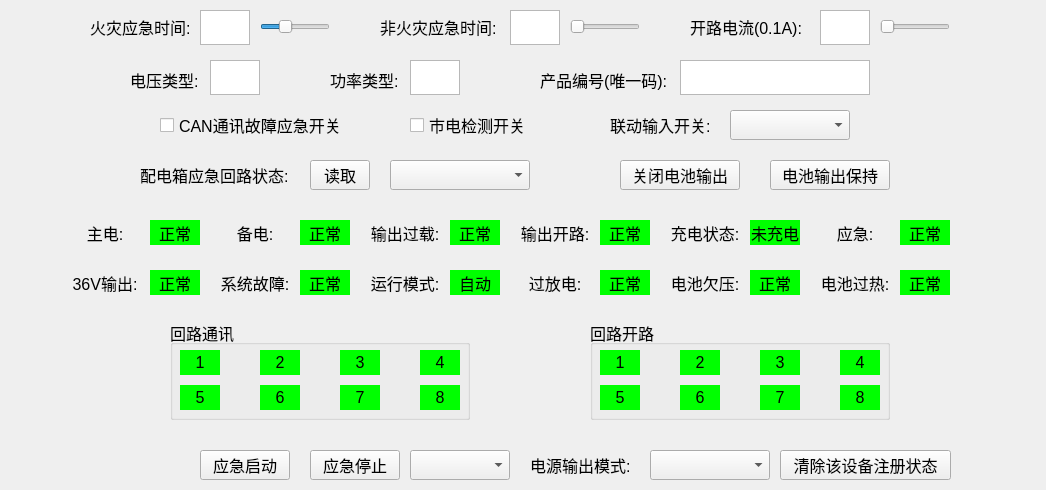
<?xml version="1.0" encoding="UTF-8"?>
<ui version="4.0">
 <class>CProgramdistributionView</class>
 <widget class="QWidget" name="CProgramdistributionView">
  <property name="geometry">
   <rect>
    <x>0</x>
    <y>0</y>
    <width>1046</width>
    <height>490</height>
   </rect>
  </property>
  <property name="maximumSize">
   <size>
    <width>1046</width>
    <height>626</height>
   </size>
  </property>
  <property name="font">
   <font>
    <pointsize>12</pointsize>
   </font>
  </property>
  <property name="contextMenuPolicy">
   <enum>Qt::DefaultContextMenu</enum>
  </property>
  <property name="windowTitle">
   <string notr="true">Form</string>
  </property>
  <property name="layoutDirection">
   <enum>Qt::LeftToRight</enum>
  </property>
  <widget class="QLabel" name="label_opencurrent">
   <property name="geometry">
    <rect>
     <x>690</x>
     <y>12</y>
     <width>120</width>
     <height>30</height>
    </rect>
   </property>
   <property name="font">
    <font>
     <pointsize>12</pointsize>
    </font>
   </property>
   <property name="text">
    <string>开路电流(0.1A):</string>
   </property>
  </widget>
  <widget class="QSlider" name="m_opencurrent_slider">
   <property name="geometry">
    <rect>
     <x>880</x>
     <y>12</y>
     <width>70</width>
     <height>30</height>
    </rect>
   </property>
   <property name="maximumSize">
    <size>
     <width>70</width>
     <height>30</height>
    </size>
   </property>
   <property name="font">
    <font>
     <pointsize>12</pointsize>
    </font>
   </property>
   <property name="maximum">
    <number>10</number>
   </property>
   <property name="orientation">
    <enum>Qt::Horizontal</enum>
   </property>
  </widget>
  <widget class="QSlider" name="m_firetime_slider">
   <property name="geometry">
    <rect>
     <x>260</x>
     <y>12</y>
     <width>70</width>
     <height>30</height>
    </rect>
   </property>
   <property name="maximumSize">
    <size>
     <width>70</width>
     <height>30</height>
    </size>
   </property>
   <property name="font">
    <font>
     <pointsize>12</pointsize>
    </font>
   </property>
   <property name="minimum">
    <number>30</number>
   </property>
   <property name="maximum">
    <number>240</number>
   </property>
   <property name="value">
    <number>100</number>
   </property>
   <property name="orientation">
    <enum>Qt::Horizontal</enum>
   </property>
  </widget>
  <widget class="QTextEdit" name="m_firetime">
   <property name="geometry">
    <rect>
     <x>200</x>
     <y>10</y>
     <width>50</width>
     <height>35</height>
    </rect>
   </property>
   <property name="minimumSize">
    <size>
     <width>50</width>
     <height>35</height>
    </size>
   </property>
   <property name="maximumSize">
    <size>
     <width>50</width>
     <height>35</height>
    </size>
   </property>
   <property name="font">
    <font>
     <pointsize>12</pointsize>
    </font>
   </property>
   <property name="readOnly">
    <bool>true</bool>
   </property>
  </widget>
  <widget class="QLabel" name="label_firetime">
   <property name="geometry">
    <rect>
     <x>90</x>
     <y>12</y>
     <width>100</width>
     <height>30</height>
    </rect>
   </property>
   <property name="font">
    <font>
     <pointsize>12</pointsize>
    </font>
   </property>
   <property name="text">
    <string>火灾应急时间:</string>
   </property>
  </widget>
  <widget class="QSlider" name="m_unfiretime_slider">
   <property name="geometry">
    <rect>
     <x>570</x>
     <y>12</y>
     <width>70</width>
     <height>30</height>
    </rect>
   </property>
   <property name="maximumSize">
    <size>
     <width>70</width>
     <height>30</height>
    </size>
   </property>
   <property name="font">
    <font>
     <pointsize>12</pointsize>
    </font>
   </property>
   <property name="minimum">
    <number>30</number>
   </property>
   <property name="maximum">
    <number>240</number>
   </property>
   <property name="orientation">
    <enum>Qt::Horizontal</enum>
   </property>
  </widget>
  <widget class="QLabel" name="label_unfiretime">
   <property name="geometry">
    <rect>
     <x>380</x>
     <y>12</y>
     <width>120</width>
     <height>30</height>
    </rect>
   </property>
   <property name="font">
    <font>
     <pointsize>12</pointsize>
    </font>
   </property>
   <property name="text">
    <string>非火灾应急时间:</string>
   </property>
  </widget>
  <widget class="QTextEdit" name="m_unfiretime">
   <property name="geometry">
    <rect>
     <x>510</x>
     <y>10</y>
     <width>50</width>
     <height>35</height>
    </rect>
   </property>
   <property name="minimumSize">
    <size>
     <width>50</width>
     <height>35</height>
    </size>
   </property>
   <property name="maximumSize">
    <size>
     <width>50</width>
     <height>35</height>
    </size>
   </property>
   <property name="font">
    <font>
     <pointsize>12</pointsize>
    </font>
   </property>
   <property name="readOnly">
    <bool>true</bool>
   </property>
  </widget>
  <widget class="QComboBox" name="comboBox_powermode">
   <property name="geometry">
    <rect>
     <x>650</x>
     <y>450</y>
     <width>120</width>
     <height>30</height>
    </rect>
   </property>
   <property name="font">
    <font>
     <pointsize>13</pointsize>
    </font>
   </property>
   <property name="currentIndex">
    <number>-1</number>
   </property>
  </widget>
  <widget class="QLabel" name="label_powerouttime">
   <property name="geometry">
    <rect>
     <x>530</x>
     <y>450</y>
     <width>110</width>
     <height>30</height>
    </rect>
   </property>
   <property name="font">
    <font>
     <pointsize>12</pointsize>
    </font>
   </property>
   <property name="text">
    <string>电源输出模式:</string>
   </property>
  </widget>
  <widget class="QCheckBox" name="light_detection">
   <property name="geometry">
    <rect>
     <x>410</x>
     <y>110</y>
     <width>130</width>
     <height>30</height>
    </rect>
   </property>
   <property name="font">
    <font>
     <pointsize>12</pointsize>
    </font>
   </property>
   <property name="text">
    <string>市电检测开关</string>
   </property>
  </widget>
  <widget class="QCheckBox" name="CAN_communication">
   <property name="geometry">
    <rect>
     <x>160</x>
     <y>110</y>
     <width>190</width>
     <height>30</height>
    </rect>
   </property>
   <property name="font">
    <font>
     <pointsize>12</pointsize>
    </font>
   </property>
   <property name="text">
    <string>CAN通讯故障应急开关</string>
   </property>
  </widget>
  <widget class="QTextEdit" name="m_opencurrent">
   <property name="geometry">
    <rect>
     <x>820</x>
     <y>10</y>
     <width>50</width>
     <height>35</height>
    </rect>
   </property>
   <property name="minimumSize">
    <size>
     <width>50</width>
     <height>35</height>
    </size>
   </property>
   <property name="maximumSize">
    <size>
     <width>50</width>
     <height>35</height>
    </size>
   </property>
   <property name="font">
    <font>
     <pointsize>12</pointsize>
    </font>
   </property>
   <property name="readOnly">
    <bool>true</bool>
   </property>
  </widget>
  <widget class="QLabel" name="label_mainpower">
   <property name="geometry">
    <rect>
     <x>70</x>
     <y>220</y>
     <width>70</width>
     <height>25</height>
    </rect>
   </property>
   <property name="font">
    <font>
     <pointsize>12</pointsize>
    </font>
   </property>
   <property name="text">
    <string>主电:</string>
   </property>
   <property name="alignment">
    <set>Qt::AlignCenter</set>
   </property>
  </widget>
  <widget class="QLabel" name="m_mainpower">
   <property name="geometry">
    <rect>
     <x>150</x>
     <y>220</y>
     <width>50</width>
     <height>25</height>
    </rect>
   </property>
   <property name="font">
    <font>
     <pointsize>12</pointsize>
    </font>
   </property>
   <property name="styleSheet">
    <string notr="true">background-color: rgb(0,255,0);</string>
   </property>
   <property name="text">
    <string>正常</string>
   </property>
   <property name="alignment">
    <set>Qt::AlignCenter</set>
   </property>
  </widget>
  <widget class="QLabel" name="m_backuppower">
   <property name="geometry">
    <rect>
     <x>300</x>
     <y>220</y>
     <width>50</width>
     <height>25</height>
    </rect>
   </property>
   <property name="font">
    <font>
     <pointsize>12</pointsize>
    </font>
   </property>
   <property name="styleSheet">
    <string notr="true">background-color: rgb(0,255,0);</string>
   </property>
   <property name="text">
    <string>正常</string>
   </property>
   <property name="alignment">
    <set>Qt::AlignCenter</set>
   </property>
  </widget>
  <widget class="QLabel" name="label_backuppower">
   <property name="geometry">
    <rect>
     <x>220</x>
     <y>220</y>
     <width>70</width>
     <height>25</height>
    </rect>
   </property>
   <property name="font">
    <font>
     <pointsize>12</pointsize>
    </font>
   </property>
   <property name="text">
    <string>备电:</string>
   </property>
   <property name="alignment">
    <set>Qt::AlignCenter</set>
   </property>
  </widget>
  <widget class="QLabel" name="label_openload">
   <property name="geometry">
    <rect>
     <x>520</x>
     <y>220</y>
     <width>70</width>
     <height>25</height>
    </rect>
   </property>
   <property name="font">
    <font>
     <pointsize>12</pointsize>
    </font>
   </property>
   <property name="text">
    <string>输出开路:</string>
   </property>
   <property name="alignment">
    <set>Qt::AlignCenter</set>
   </property>
  </widget>
  <widget class="QLabel" name="m_overload">
   <property name="geometry">
    <rect>
     <x>450</x>
     <y>220</y>
     <width>50</width>
     <height>25</height>
    </rect>
   </property>
   <property name="font">
    <font>
     <pointsize>12</pointsize>
    </font>
   </property>
   <property name="styleSheet">
    <string notr="true">background-color: rgb(0,255,0);</string>
   </property>
   <property name="text">
    <string>正常</string>
   </property>
   <property name="alignment">
    <set>Qt::AlignCenter</set>
   </property>
  </widget>
  <widget class="QLabel" name="m_openload">
   <property name="geometry">
    <rect>
     <x>600</x>
     <y>220</y>
     <width>50</width>
     <height>25</height>
    </rect>
   </property>
   <property name="font">
    <font>
     <pointsize>12</pointsize>
    </font>
   </property>
   <property name="styleSheet">
    <string notr="true">background-color: rgb(0,255,0);</string>
   </property>
   <property name="text">
    <string>正常</string>
   </property>
   <property name="alignment">
    <set>Qt::AlignCenter</set>
   </property>
  </widget>
  <widget class="QLabel" name="label_overload">
   <property name="geometry">
    <rect>
     <x>370</x>
     <y>220</y>
     <width>70</width>
     <height>25</height>
    </rect>
   </property>
   <property name="font">
    <font>
     <pointsize>12</pointsize>
    </font>
   </property>
   <property name="text">
    <string>输出过载:</string>
   </property>
   <property name="alignment">
    <set>Qt::AlignCenter</set>
   </property>
  </widget>
  <widget class="QLabel" name="m_systemfault">
   <property name="geometry">
    <rect>
     <x>300</x>
     <y>270</y>
     <width>50</width>
     <height>25</height>
    </rect>
   </property>
   <property name="font">
    <font>
     <pointsize>12</pointsize>
    </font>
   </property>
   <property name="styleSheet">
    <string notr="true">background-color: rgb(0,255,0);</string>
   </property>
   <property name="text">
    <string>正常</string>
   </property>
   <property name="alignment">
    <set>Qt::AlignCenter</set>
   </property>
  </widget>
  <widget class="QLabel" name="label_emergency">
   <property name="geometry">
    <rect>
     <x>820</x>
     <y>220</y>
     <width>70</width>
     <height>25</height>
    </rect>
   </property>
   <property name="font">
    <font>
     <pointsize>12</pointsize>
    </font>
   </property>
   <property name="text">
    <string>应急:</string>
   </property>
   <property name="alignment">
    <set>Qt::AlignCenter</set>
   </property>
  </widget>
  <widget class="QLabel" name="label_systemfault">
   <property name="geometry">
    <rect>
     <x>220</x>
     <y>270</y>
     <width>70</width>
     <height>25</height>
    </rect>
   </property>
   <property name="font">
    <font>
     <pointsize>12</pointsize>
    </font>
   </property>
   <property name="text">
    <string>系统故障:</string>
   </property>
   <property name="alignment">
    <set>Qt::AlignCenter</set>
   </property>
  </widget>
  <widget class="QLabel" name="m_chargestatus">
   <property name="geometry">
    <rect>
     <x>750</x>
     <y>220</y>
     <width>50</width>
     <height>25</height>
    </rect>
   </property>
   <property name="font">
    <font>
     <pointsize>12</pointsize>
    </font>
   </property>
   <property name="styleSheet">
    <string notr="true">background-color: rgb(0,255,0);</string>
   </property>
   <property name="text">
    <string>未充电</string>
   </property>
   <property name="alignment">
    <set>Qt::AlignCenter</set>
   </property>
  </widget>
  <widget class="QLabel" name="m_emergency">
   <property name="geometry">
    <rect>
     <x>900</x>
     <y>220</y>
     <width>50</width>
     <height>25</height>
    </rect>
   </property>
   <property name="font">
    <font>
     <pointsize>12</pointsize>
    </font>
   </property>
   <property name="styleSheet">
    <string notr="true">background-color: rgb(0,255,0);</string>
   </property>
   <property name="text">
    <string>正常</string>
   </property>
   <property name="alignment">
    <set>Qt::AlignCenter</set>
   </property>
  </widget>
  <widget class="QLabel" name="m_out36v">
   <property name="geometry">
    <rect>
     <x>150</x>
     <y>270</y>
     <width>50</width>
     <height>25</height>
    </rect>
   </property>
   <property name="font">
    <font>
     <pointsize>12</pointsize>
    </font>
   </property>
   <property name="styleSheet">
    <string notr="true">background-color: rgb(0,255,0);</string>
   </property>
   <property name="text">
    <string>正常</string>
   </property>
   <property name="alignment">
    <set>Qt::AlignCenter</set>
   </property>
  </widget>
  <widget class="QLabel" name="label_out36v">
   <property name="geometry">
    <rect>
     <x>70</x>
     <y>270</y>
     <width>70</width>
     <height>25</height>
    </rect>
   </property>
   <property name="font">
    <font>
     <pointsize>12</pointsize>
    </font>
   </property>
   <property name="text">
    <string>36V输出:</string>
   </property>
   <property name="alignment">
    <set>Qt::AlignCenter</set>
   </property>
  </widget>
  <widget class="QLabel" name="label_chargestatus">
   <property name="geometry">
    <rect>
     <x>670</x>
     <y>220</y>
     <width>70</width>
     <height>25</height>
    </rect>
   </property>
   <property name="font">
    <font>
     <pointsize>12</pointsize>
    </font>
   </property>
   <property name="text">
    <string>充电状态:</string>
   </property>
   <property name="alignment">
    <set>Qt::AlignCenter</set>
   </property>
  </widget>
  <widget class="QLabel" name="m_undervoltage">
   <property name="geometry">
    <rect>
     <x>750</x>
     <y>270</y>
     <width>50</width>
     <height>25</height>
    </rect>
   </property>
   <property name="font">
    <font>
     <pointsize>12</pointsize>
    </font>
   </property>
   <property name="styleSheet">
    <string notr="true">background-color: rgb(0,255,0);</string>
   </property>
   <property name="text">
    <string>正常</string>
   </property>
   <property name="alignment">
    <set>Qt::AlignCenter</set>
   </property>
  </widget>
  <widget class="QLabel" name="m_overdischarge">
   <property name="geometry">
    <rect>
     <x>600</x>
     <y>270</y>
     <width>50</width>
     <height>25</height>
    </rect>
   </property>
   <property name="font">
    <font>
     <pointsize>12</pointsize>
    </font>
   </property>
   <property name="styleSheet">
    <string notr="true">background-color: rgb(0,255,0);</string>
   </property>
   <property name="text">
    <string>正常</string>
   </property>
   <property name="alignment">
    <set>Qt::AlignCenter</set>
   </property>
  </widget>
  <widget class="QLabel" name="m_overheat">
   <property name="geometry">
    <rect>
     <x>900</x>
     <y>270</y>
     <width>50</width>
     <height>25</height>
    </rect>
   </property>
   <property name="font">
    <font>
     <pointsize>12</pointsize>
    </font>
   </property>
   <property name="styleSheet">
    <string notr="true">background-color: rgb(0,255,0);</string>
   </property>
   <property name="text">
    <string>正常</string>
   </property>
   <property name="alignment">
    <set>Qt::AlignCenter</set>
   </property>
  </widget>
  <widget class="QLabel" name="label_overdischarge">
   <property name="geometry">
    <rect>
     <x>520</x>
     <y>270</y>
     <width>70</width>
     <height>25</height>
    </rect>
   </property>
   <property name="font">
    <font>
     <pointsize>12</pointsize>
    </font>
   </property>
   <property name="text">
    <string>过放电:</string>
   </property>
   <property name="alignment">
    <set>Qt::AlignCenter</set>
   </property>
  </widget>
  <widget class="QLabel" name="m_runmode">
   <property name="geometry">
    <rect>
     <x>450</x>
     <y>270</y>
     <width>50</width>
     <height>25</height>
    </rect>
   </property>
   <property name="font">
    <font>
     <pointsize>12</pointsize>
    </font>
   </property>
   <property name="styleSheet">
    <string notr="true">background-color: rgb(0,255,0);</string>
   </property>
   <property name="text">
    <string>自动</string>
   </property>
   <property name="alignment">
    <set>Qt::AlignCenter</set>
   </property>
  </widget>
  <widget class="QLabel" name="label_undervoltage">
   <property name="geometry">
    <rect>
     <x>670</x>
     <y>270</y>
     <width>70</width>
     <height>25</height>
    </rect>
   </property>
   <property name="font">
    <font>
     <pointsize>12</pointsize>
    </font>
   </property>
   <property name="text">
    <string>电池欠压:</string>
   </property>
   <property name="alignment">
    <set>Qt::AlignCenter</set>
   </property>
  </widget>
  <widget class="QLabel" name="label_overheat">
   <property name="geometry">
    <rect>
     <x>820</x>
     <y>270</y>
     <width>70</width>
     <height>25</height>
    </rect>
   </property>
   <property name="font">
    <font>
     <pointsize>12</pointsize>
    </font>
   </property>
   <property name="text">
    <string>电池过热:</string>
   </property>
   <property name="alignment">
    <set>Qt::AlignCenter</set>
   </property>
  </widget>
  <widget class="QLabel" name="label_runmodel">
   <property name="geometry">
    <rect>
     <x>370</x>
     <y>270</y>
     <width>70</width>
     <height>25</height>
    </rect>
   </property>
   <property name="font">
    <font>
     <pointsize>12</pointsize>
    </font>
   </property>
   <property name="text">
    <string>运行模式:</string>
   </property>
   <property name="alignment">
    <set>Qt::AlignCenter</set>
   </property>
  </widget>
  <widget class="QComboBox" name="comboBox_linkageInput">
   <property name="geometry">
    <rect>
     <x>730</x>
     <y>110</y>
     <width>120</width>
     <height>30</height>
    </rect>
   </property>
   <property name="font">
    <font>
     <pointsize>13</pointsize>
    </font>
   </property>
  </widget>
  <widget class="QLabel" name="label_linkageInput">
   <property name="geometry">
    <rect>
     <x>610</x>
     <y>110</y>
     <width>110</width>
     <height>30</height>
    </rect>
   </property>
   <property name="font">
    <font>
     <pointsize>12</pointsize>
    </font>
   </property>
   <property name="text">
    <string>联动输入开关:</string>
   </property>
  </widget>
  <widget class="QLabel" name="label_loopoutstatus">
   <property name="geometry">
    <rect>
     <x>140</x>
     <y>160</y>
     <width>160</width>
     <height>30</height>
    </rect>
   </property>
   <property name="font">
    <font>
     <pointsize>12</pointsize>
    </font>
   </property>
   <property name="text">
    <string>配电箱应急回路状态:</string>
   </property>
  </widget>
  <widget class="QComboBox" name="comboBox_loopoutstatus">
   <property name="geometry">
    <rect>
     <x>390</x>
     <y>160</y>
     <width>140</width>
     <height>30</height>
    </rect>
   </property>
   <property name="font">
    <font>
     <pointsize>13</pointsize>
    </font>
   </property>
   <property name="currentIndex">
    <number>-1</number>
   </property>
  </widget>
  <widget class="QPushButton" name="readloopoutstatus_button">
   <property name="geometry">
    <rect>
     <x>310</x>
     <y>160</y>
     <width>60</width>
     <height>30</height>
    </rect>
   </property>
   <property name="minimumSize">
    <size>
     <width>60</width>
     <height>30</height>
    </size>
   </property>
   <property name="font">
    <font>
     <pointsize>12</pointsize>
    </font>
   </property>
   <property name="text">
    <string>读取</string>
   </property>
  </widget>
  <widget class="QPushButton" name="closepowerout_button">
   <property name="geometry">
    <rect>
     <x>620</x>
     <y>160</y>
     <width>120</width>
     <height>30</height>
    </rect>
   </property>
   <property name="minimumSize">
    <size>
     <width>60</width>
     <height>30</height>
    </size>
   </property>
   <property name="font">
    <font>
     <pointsize>12</pointsize>
    </font>
   </property>
   <property name="text">
    <string>关闭电池输出</string>
   </property>
  </widget>
  <widget class="QPushButton" name="poweroutkeep_button">
   <property name="geometry">
    <rect>
     <x>770</x>
     <y>160</y>
     <width>120</width>
     <height>30</height>
    </rect>
   </property>
   <property name="minimumSize">
    <size>
     <width>60</width>
     <height>30</height>
    </size>
   </property>
   <property name="font">
    <font>
     <pointsize>12</pointsize>
    </font>
   </property>
   <property name="text">
    <string>电池输出保持</string>
   </property>
  </widget>
  <widget class="QLabel" name="label_productID">
   <property name="geometry">
    <rect>
     <x>540</x>
     <y>65</y>
     <width>150</width>
     <height>30</height>
    </rect>
   </property>
   <property name="font">
    <font>
     <pointsize>12</pointsize>
    </font>
   </property>
   <property name="text">
    <string>产品编号(唯一码):</string>
   </property>
  </widget>
  <widget class="QTextEdit" name="m_productID">
   <property name="geometry">
    <rect>
     <x>680</x>
     <y>60</y>
     <width>190</width>
     <height>35</height>
    </rect>
   </property>
   <property name="sizePolicy">
    <sizepolicy hsizetype="Minimum" vsizetype="Expanding">
     <horstretch>0</horstretch>
     <verstretch>0</verstretch>
    </sizepolicy>
   </property>
   <property name="minimumSize">
    <size>
     <width>190</width>
     <height>35</height>
    </size>
   </property>
   <property name="maximumSize">
    <size>
     <width>190</width>
     <height>35</height>
    </size>
   </property>
   <property name="font">
    <font>
     <pointsize>12</pointsize>
    </font>
   </property>
   <property name="readOnly">
    <bool>true</bool>
   </property>
  </widget>
  <widget class="QPushButton" name="emergencyStart_button">
   <property name="geometry">
    <rect>
     <x>200</x>
     <y>450</y>
     <width>90</width>
     <height>30</height>
    </rect>
   </property>
   <property name="minimumSize">
    <size>
     <width>60</width>
     <height>30</height>
    </size>
   </property>
   <property name="font">
    <font>
     <pointsize>12</pointsize>
    </font>
   </property>
   <property name="text">
    <string>应急启动</string>
   </property>
  </widget>
  <widget class="QPushButton" name="emergencyStop_button">
   <property name="geometry">
    <rect>
     <x>310</x>
     <y>450</y>
     <width>90</width>
     <height>30</height>
    </rect>
   </property>
   <property name="minimumSize">
    <size>
     <width>60</width>
     <height>30</height>
    </size>
   </property>
   <property name="font">
    <font>
     <pointsize>12</pointsize>
    </font>
   </property>
   <property name="text">
    <string>应急停止</string>
   </property>
  </widget>
  <widget class="QGroupBox" name="groupBox_loopcommunication">
   <property name="geometry">
    <rect>
     <x>170</x>
     <y>320</y>
     <width>300</width>
     <height>100</height>
    </rect>
   </property>
   <property name="font">
    <font>
     <pointsize>12</pointsize>
    </font>
   </property>
   <property name="title">
    <string>回路通讯</string>
   </property>
   <widget class="QLabel" name="m_loopc7">
    <property name="geometry">
     <rect>
      <x>170</x>
      <y>65</y>
      <width>40</width>
      <height>25</height>
     </rect>
    </property>
    <property name="font">
     <font>
      <pointsize>12</pointsize>
     </font>
    </property>
    <property name="layoutDirection">
     <enum>Qt::LeftToRight</enum>
    </property>
    <property name="styleSheet">
     <string notr="true">background-color: rgb(0,255,0);</string>
    </property>
    <property name="text">
     <string>7</string>
    </property>
    <property name="alignment">
     <set>Qt::AlignCenter</set>
    </property>
   </widget>
   <widget class="QLabel" name="m_loopc4">
    <property name="geometry">
     <rect>
      <x>250</x>
      <y>30</y>
      <width>40</width>
      <height>25</height>
     </rect>
    </property>
    <property name="font">
     <font>
      <pointsize>12</pointsize>
     </font>
    </property>
    <property name="layoutDirection">
     <enum>Qt::LeftToRight</enum>
    </property>
    <property name="styleSheet">
     <string notr="true">background-color: rgb(0,255,0);</string>
    </property>
    <property name="text">
     <string>4</string>
    </property>
    <property name="alignment">
     <set>Qt::AlignCenter</set>
    </property>
   </widget>
   <widget class="QLabel" name="m_loopc3">
    <property name="geometry">
     <rect>
      <x>170</x>
      <y>30</y>
      <width>40</width>
      <height>25</height>
     </rect>
    </property>
    <property name="font">
     <font>
      <pointsize>12</pointsize>
     </font>
    </property>
    <property name="layoutDirection">
     <enum>Qt::LeftToRight</enum>
    </property>
    <property name="styleSheet">
     <string notr="true">background-color: rgb(0,255,0);</string>
    </property>
    <property name="text">
     <string>3</string>
    </property>
    <property name="alignment">
     <set>Qt::AlignCenter</set>
    </property>
   </widget>
   <widget class="QLabel" name="m_loopc5">
    <property name="geometry">
     <rect>
      <x>10</x>
      <y>65</y>
      <width>40</width>
      <height>25</height>
     </rect>
    </property>
    <property name="font">
     <font>
      <pointsize>12</pointsize>
     </font>
    </property>
    <property name="layoutDirection">
     <enum>Qt::LeftToRight</enum>
    </property>
    <property name="styleSheet">
     <string notr="true">background-color: rgb(0,255,0);</string>
    </property>
    <property name="text">
     <string>5</string>
    </property>
    <property name="alignment">
     <set>Qt::AlignCenter</set>
    </property>
   </widget>
   <widget class="QLabel" name="m_loopc8">
    <property name="geometry">
     <rect>
      <x>250</x>
      <y>65</y>
      <width>40</width>
      <height>25</height>
     </rect>
    </property>
    <property name="font">
     <font>
      <pointsize>12</pointsize>
     </font>
    </property>
    <property name="layoutDirection">
     <enum>Qt::LeftToRight</enum>
    </property>
    <property name="styleSheet">
     <string notr="true">background-color: rgb(0,255,0);</string>
    </property>
    <property name="text">
     <string>8</string>
    </property>
    <property name="alignment">
     <set>Qt::AlignCenter</set>
    </property>
   </widget>
   <widget class="QLabel" name="m_loopc6">
    <property name="geometry">
     <rect>
      <x>90</x>
      <y>65</y>
      <width>40</width>
      <height>25</height>
     </rect>
    </property>
    <property name="font">
     <font>
      <pointsize>12</pointsize>
     </font>
    </property>
    <property name="layoutDirection">
     <enum>Qt::LeftToRight</enum>
    </property>
    <property name="styleSheet">
     <string notr="true">background-color: rgb(0,255,0);</string>
    </property>
    <property name="text">
     <string>6</string>
    </property>
    <property name="alignment">
     <set>Qt::AlignCenter</set>
    </property>
   </widget>
   <widget class="QLabel" name="m_loopc2">
    <property name="geometry">
     <rect>
      <x>90</x>
      <y>30</y>
      <width>40</width>
      <height>25</height>
     </rect>
    </property>
    <property name="font">
     <font>
      <pointsize>12</pointsize>
     </font>
    </property>
    <property name="layoutDirection">
     <enum>Qt::LeftToRight</enum>
    </property>
    <property name="styleSheet">
     <string notr="true">background-color: rgb(0,255,0);</string>
    </property>
    <property name="text">
     <string>2</string>
    </property>
    <property name="alignment">
     <set>Qt::AlignCenter</set>
    </property>
   </widget>
   <widget class="QLabel" name="m_loopc1">
    <property name="geometry">
     <rect>
      <x>10</x>
      <y>30</y>
      <width>40</width>
      <height>25</height>
     </rect>
    </property>
    <property name="font">
     <font>
      <pointsize>12</pointsize>
     </font>
    </property>
    <property name="layoutDirection">
     <enum>Qt::LeftToRight</enum>
    </property>
    <property name="styleSheet">
     <string notr="true">background-color: rgb(0,255,0);</string>
    </property>
    <property name="text">
     <string>1</string>
    </property>
    <property name="alignment">
     <set>Qt::AlignCenter</set>
    </property>
   </widget>
  </widget>
  <widget class="QGroupBox" name="groupBox_loopopen">
   <property name="geometry">
    <rect>
     <x>590</x>
     <y>320</y>
     <width>300</width>
     <height>100</height>
    </rect>
   </property>
   <property name="font">
    <font>
     <pointsize>12</pointsize>
    </font>
   </property>
   <property name="title">
    <string>回路开路</string>
   </property>
   <widget class="QLabel" name="m_loopo8">
    <property name="geometry">
     <rect>
      <x>250</x>
      <y>65</y>
      <width>40</width>
      <height>25</height>
     </rect>
    </property>
    <property name="font">
     <font>
      <pointsize>12</pointsize>
     </font>
    </property>
    <property name="layoutDirection">
     <enum>Qt::LeftToRight</enum>
    </property>
    <property name="styleSheet">
     <string notr="true">background-color: rgb(0,255,0);</string>
    </property>
    <property name="text">
     <string>8</string>
    </property>
    <property name="alignment">
     <set>Qt::AlignCenter</set>
    </property>
   </widget>
   <widget class="QLabel" name="m_loopo5">
    <property name="geometry">
     <rect>
      <x>10</x>
      <y>65</y>
      <width>40</width>
      <height>25</height>
     </rect>
    </property>
    <property name="font">
     <font>
      <pointsize>12</pointsize>
     </font>
    </property>
    <property name="layoutDirection">
     <enum>Qt::LeftToRight</enum>
    </property>
    <property name="styleSheet">
     <string notr="true">background-color: rgb(0,255,0);</string>
    </property>
    <property name="text">
     <string>5</string>
    </property>
    <property name="alignment">
     <set>Qt::AlignCenter</set>
    </property>
   </widget>
   <widget class="QLabel" name="m_loopo3">
    <property name="geometry">
     <rect>
      <x>170</x>
      <y>30</y>
      <width>40</width>
      <height>25</height>
     </rect>
    </property>
    <property name="font">
     <font>
      <pointsize>12</pointsize>
     </font>
    </property>
    <property name="layoutDirection">
     <enum>Qt::LeftToRight</enum>
    </property>
    <property name="styleSheet">
     <string notr="true">background-color: rgb(0,255,0);</string>
    </property>
    <property name="text">
     <string>3</string>
    </property>
    <property name="alignment">
     <set>Qt::AlignCenter</set>
    </property>
   </widget>
   <widget class="QLabel" name="m_loopo2">
    <property name="geometry">
     <rect>
      <x>90</x>
      <y>30</y>
      <width>40</width>
      <height>25</height>
     </rect>
    </property>
    <property name="font">
     <font>
      <pointsize>12</pointsize>
     </font>
    </property>
    <property name="layoutDirection">
     <enum>Qt::LeftToRight</enum>
    </property>
    <property name="styleSheet">
     <string notr="true">background-color: rgb(0,255,0);</string>
    </property>
    <property name="text">
     <string>2</string>
    </property>
    <property name="alignment">
     <set>Qt::AlignCenter</set>
    </property>
   </widget>
   <widget class="QLabel" name="m_loopo7">
    <property name="geometry">
     <rect>
      <x>170</x>
      <y>65</y>
      <width>40</width>
      <height>25</height>
     </rect>
    </property>
    <property name="font">
     <font>
      <pointsize>12</pointsize>
     </font>
    </property>
    <property name="layoutDirection">
     <enum>Qt::LeftToRight</enum>
    </property>
    <property name="styleSheet">
     <string notr="true">background-color: rgb(0,255,0);</string>
    </property>
    <property name="text">
     <string>7</string>
    </property>
    <property name="alignment">
     <set>Qt::AlignCenter</set>
    </property>
   </widget>
   <widget class="QLabel" name="m_loopo6">
    <property name="geometry">
     <rect>
      <x>90</x>
      <y>65</y>
      <width>40</width>
      <height>25</height>
     </rect>
    </property>
    <property name="font">
     <font>
      <pointsize>12</pointsize>
     </font>
    </property>
    <property name="layoutDirection">
     <enum>Qt::LeftToRight</enum>
    </property>
    <property name="styleSheet">
     <string notr="true">background-color: rgb(0,255,0);</string>
    </property>
    <property name="text">
     <string>6</string>
    </property>
    <property name="alignment">
     <set>Qt::AlignCenter</set>
    </property>
   </widget>
   <widget class="QLabel" name="m_loopo4">
    <property name="geometry">
     <rect>
      <x>250</x>
      <y>30</y>
      <width>40</width>
      <height>25</height>
     </rect>
    </property>
    <property name="font">
     <font>
      <pointsize>12</pointsize>
     </font>
    </property>
    <property name="layoutDirection">
     <enum>Qt::LeftToRight</enum>
    </property>
    <property name="styleSheet">
     <string notr="true">background-color: rgb(0,255,0);</string>
    </property>
    <property name="text">
     <string>4</string>
    </property>
    <property name="alignment">
     <set>Qt::AlignCenter</set>
    </property>
   </widget>
   <widget class="QLabel" name="m_loopo1">
    <property name="geometry">
     <rect>
      <x>10</x>
      <y>30</y>
      <width>40</width>
      <height>25</height>
     </rect>
    </property>
    <property name="font">
     <font>
      <pointsize>12</pointsize>
     </font>
    </property>
    <property name="layoutDirection">
     <enum>Qt::LeftToRight</enum>
    </property>
    <property name="styleSheet">
     <string notr="true">background-color: rgb(0,255,0);</string>
    </property>
    <property name="text">
     <string>1</string>
    </property>
    <property name="alignment">
     <set>Qt::AlignCenter</set>
    </property>
   </widget>
  </widget>
  <widget class="QPushButton" name="removeLampLogin_button">
   <property name="geometry">
    <rect>
     <x>780</x>
     <y>450</y>
     <width>171</width>
     <height>30</height>
    </rect>
   </property>
   <property name="minimumSize">
    <size>
     <width>60</width>
     <height>30</height>
    </size>
   </property>
   <property name="font">
    <font>
     <pointsize>12</pointsize>
    </font>
   </property>
   <property name="text">
    <string>清除该设备注册状态</string>
   </property>
  </widget>
  <widget class="QComboBox" name="comboBox_loopAddress">
   <property name="geometry">
    <rect>
     <x>410</x>
     <y>450</y>
     <width>100</width>
     <height>30</height>
    </rect>
   </property>
   <property name="font">
    <font>
     <pointsize>13</pointsize>
    </font>
   </property>
  </widget>
  <widget class="QLabel" name="label_voltageType">
   <property name="geometry">
    <rect>
     <x>130</x>
     <y>65</y>
     <width>75</width>
     <height>30</height>
    </rect>
   </property>
   <property name="font">
    <font>
     <pointsize>12</pointsize>
    </font>
   </property>
   <property name="text">
    <string>电压类型:</string>
   </property>
  </widget>
  <widget class="QTextEdit" name="m_voltageType">
   <property name="geometry">
    <rect>
     <x>210</x>
     <y>60</y>
     <width>50</width>
     <height>35</height>
    </rect>
   </property>
   <property name="minimumSize">
    <size>
     <width>50</width>
     <height>35</height>
    </size>
   </property>
   <property name="maximumSize">
    <size>
     <width>50</width>
     <height>35</height>
    </size>
   </property>
   <property name="font">
    <font>
     <pointsize>12</pointsize>
    </font>
   </property>
   <property name="readOnly">
    <bool>true</bool>
   </property>
  </widget>
  <widget class="QLabel" name="label_powerType">
   <property name="geometry">
    <rect>
     <x>330</x>
     <y>65</y>
     <width>75</width>
     <height>30</height>
    </rect>
   </property>
   <property name="font">
    <font>
     <pointsize>12</pointsize>
    </font>
   </property>
   <property name="text">
    <string>功率类型:</string>
   </property>
  </widget>
  <widget class="QTextEdit" name="m_powerType">
   <property name="geometry">
    <rect>
     <x>410</x>
     <y>60</y>
     <width>50</width>
     <height>35</height>
    </rect>
   </property>
   <property name="minimumSize">
    <size>
     <width>50</width>
     <height>35</height>
    </size>
   </property>
   <property name="maximumSize">
    <size>
     <width>50</width>
     <height>35</height>
    </size>
   </property>
   <property name="font">
    <font>
     <pointsize>12</pointsize>
    </font>
   </property>
   <property name="readOnly">
    <bool>true</bool>
   </property>
  </widget>
  <zorder>label_opencurrent</zorder>
  <zorder>m_opencurrent_slider</zorder>
  <zorder>m_firetime_slider</zorder>
  <zorder>m_firetime</zorder>
  <zorder>label_firetime</zorder>
  <zorder>m_opencurrent</zorder>
  <zorder>m_unfiretime_slider</zorder>
  <zorder>label_unfiretime</zorder>
  <zorder>m_unfiretime</zorder>
  <zorder>comboBox_powermode</zorder>
  <zorder>label_powerouttime</zorder>
  <zorder>light_detection</zorder>
  <zorder>CAN_communication</zorder>
  <zorder>label_mainpower</zorder>
  <zorder>m_mainpower</zorder>
  <zorder>m_backuppower</zorder>
  <zorder>label_backuppower</zorder>
  <zorder>label_openload</zorder>
  <zorder>m_overload</zorder>
  <zorder>m_openload</zorder>
  <zorder>label_overload</zorder>
  <zorder>m_systemfault</zorder>
  <zorder>label_emergency</zorder>
  <zorder>label_systemfault</zorder>
  <zorder>m_chargestatus</zorder>
  <zorder>m_emergency</zorder>
  <zorder>m_out36v</zorder>
  <zorder>label_out36v</zorder>
  <zorder>label_chargestatus</zorder>
  <zorder>m_undervoltage</zorder>
  <zorder>m_overdischarge</zorder>
  <zorder>m_overheat</zorder>
  <zorder>label_overdischarge</zorder>
  <zorder>m_runmode</zorder>
  <zorder>label_undervoltage</zorder>
  <zorder>label_overheat</zorder>
  <zorder>label_runmodel</zorder>
  <zorder>comboBox_linkageInput</zorder>
  <zorder>label_linkageInput</zorder>
  <zorder>label_loopoutstatus</zorder>
  <zorder>comboBox_loopoutstatus</zorder>
  <zorder>readloopoutstatus_button</zorder>
  <zorder>closepowerout_button</zorder>
  <zorder>poweroutkeep_button</zorder>
  <zorder>label_productID</zorder>
  <zorder>m_productID</zorder>
  <zorder>emergencyStart_button</zorder>
  <zorder>emergencyStop_button</zorder>
  <zorder>groupBox_loopcommunication</zorder>
  <zorder>groupBox_loopopen</zorder>
  <zorder>removeLampLogin_button</zorder>
  <zorder>comboBox_loopAddress</zorder>
  <zorder>label_voltageType</zorder>
  <zorder>m_voltageType</zorder>
  <zorder>label_powerType</zorder>
  <zorder>m_powerType</zorder>
 </widget>
 <resources/>
 <connections/>
</ui>
